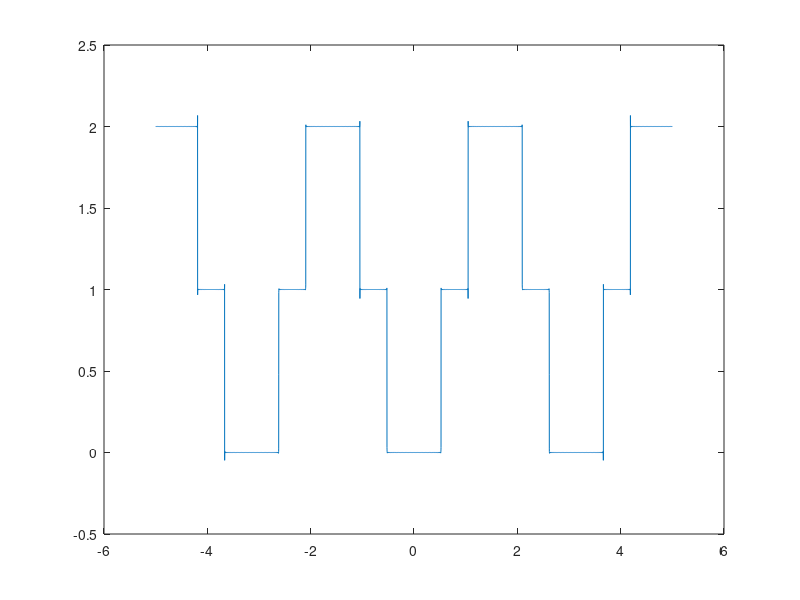

Recreate this plot in MATLAB.
t=-5:0.001:5;
T=pi;
w=2*pi*(1/T)
a0 = 1
ft=a0

for n=1:6000
   ft = ft+[(2/(n*pi))*(sin(4*n*pi/3)-sin(n*pi/3))]*cos(n*w*t);
  end

plot(t,ft)
